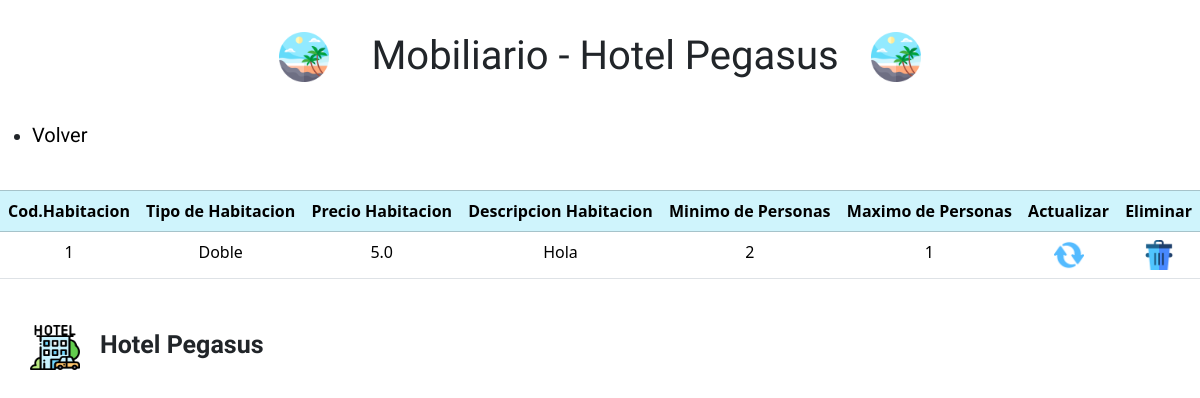
Screenshot of /habitaciones/mostrarHabitaciones with the database file from the repository.
### habitacionesGestion/models.py (models this page shows)
class tb_habitacion(models.Model):
    codigo_hab = models.IntegerField(primary_key=True, verbose_name='Codigo de la habitacion')
    codigo_tpH = models.ForeignKey("tb_tipoHabitacion", verbose_name="Codigo del tipo de habitacion", on_delete=models.CASCADE)
    precio_tpH = models.FloatField(verbose_name='Precio de la habitacion')
    descripcion_tpH = models.TextField(verbose_name='Descripcion de la habitacion')
    minimoPersonas_tpH = models.IntegerField(verbose_name='Minimo de personas')
    maximoPersonas_tpH = models.IntegerField(verbose_name='Maximo de personas')
    image_tpH = models.ImageField(upload_to='fotoHabitaciones')

class tb_tipoHabitacion(models.Model):
    codigo_tpH = models.IntegerField(primary_key=True,default=0, verbose_name='Codigo del tipo de habitacion')
    tipo_tpH = models.CharField(max_length=70,verbose_name='Tipo de habitacion')
    valorBase_tpH = models.FloatField(verbose_name='Valor base del tipo de habitacion')

### habitacionesGestion/views.py (the view)
# urls.py: path('mostrarHabitaciones',mostrarHabitaciones,name='mostrarHabitaciones'),
def mostrarHabitaciones(request):
    habitaciones = tb_habitacion.objects.all()
    contexto = {
        'habitaciones' : habitaciones
    }
    return render(request,'mostrarHabitaciones.html',contexto)

### templates/mostrarHabitaciones.html (shortened to what this page needs)
{% load static %}
<!DOCTYPE html>
<html lang="es">
<head>
    <link href="https://cdn.jsdelivr.net/npm/bootstrap@5.3.2/dist/css/bootstrap.min.css" rel="stylesheet">
    <link rel="stylesheet" href="{% static 'css/verUsuarios.css' %}">
</head>
<body>
    <header>
        <div class="logoIzquierdo">
            <img src="{% static 'img/playa.png' %}" alt="logoIzquierda">
        </div>
        <h1 class="tituloEncabezado">Mobiliario - Hotel Pegasus</h1>
        <div class="logoIzquierdo">
            <img src="{% static 'img/playa.png' %}" alt="logoIzquierda">
        </div>
    </header>
    <ul>
        <li>
            <a href="{% url 'habitaciones' %}">Volver</a>
        </li>
    </ul>
    <table class="table">
        <br>
        <thead class="table-info table-bordered">
                <tr>
                    <th scope='col'>Cod.Habitacion</th>
                    <th scope='col'>Tipo de Habitacion</th>
                    <th scope='col'>Precio Habitacion</th>
                    <th scope='col'>Descripcion Habitacion</th>
                    <th scope='col'>Minimo de Personas</th>
                    <th scope='col'>Maximo de Personas</th>
                    <th scope='col'>Actualizar</th>
                    <th scope='col'>Eliminar</th>
                </tr>
            {% for i in habitaciones %}
            </thead>
                <tr>
                    <td>{{i.codigo_hab}}</td>
                    <td>{{i.codigo_tpH.tipo_tpH}}</td>
                    <td>{{i.precio_tpH}}</td>
                    <td>{{i.descripcion_tpH}}</td>
                    <td>{{i.minimoPersonas_tpH}}</td>
                    <td>{{i.maximoPersonas_tpH}}</td>
                    <td>
                        <a href="actualizaHabitaciones/{{i.codigo_hab}}"><img src="{% static "img/actualizar.png" %}" alt="imagenActualizar" width="30px" ></a>
                    </td>
                    <td>
                        <a href="eliminarHabitaciones/{{i.codigo_hab}}"><img src="{% static "img/eliminar.png"%}" alt="imagenEliminar" width='30px'></a>
                    </td>
                </tr>
            {% endfor %}
    </table>
    <footer>
        <div class="contenedorFooter">
            <img src="{% static 'img/hotel.png' %}" alt="hotelIcono">
            <h3>Hotel Pegasus</h3>
        </div>
    </footer>
</body>
</html>

### crudProyecto/static/css/verUsuarios.css (style rules this page uses)
h1 { font-size: 2.5rem; font-family: 'Oswald', sans-serif; }
header { display: flex; justify-content: center; height: 120px; }
header .tituloEncabezado { align-self: center; margin-left: 10px; }
header .logoIzquierdo { width: -100%; padding: 32px; }
.logoIzquierdo img { width: 50px; height: 50px; }
li a { color: black; text-decoration: none; font-size: 20px; font-family: 'Roboto', sans-serif; }
th { text-align:center; }
td { padding-top: 10px; text-align: center; }
footer .contenedorFooter { width: 100%; display: flex; justify-content: start; padding: 30px; }
.contenedorFooter img { width: 50px; height: 45px; }
.contenedorFooter h3 { margin-left: 20px; font-family: 'Oswald', sans-serif; font-weight: bold; font-size: 25px; margin-top: 5px; }

### rows the page displays
tb_habitacion: codigo_hab "1", codigo_tpH.tipo_tpH "Doble", precio_tpH "5.0", descripcion_tpH "Hola", minimoPersonas_tpH "2", maximoPersonas_tpH "1"
